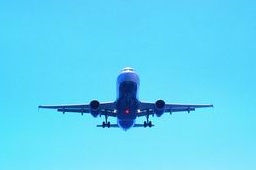
%> input picture university/digital-image-process/exp3/plane.JPG, 256 x 170 px
$ octave Q4.m   (GNU Octave 9; MATLAB toolbox functions it lacks are replaced by stand-ins)
%> lines starting %> are read from the running program, lines starting %| are printed output that depends on the picture; in (x1, y1, x2, y2) boxes, pixels count from 0 and x2, y2 are one past the last pixel; in counts of white or black regions, pixels touching at a corner belong together; the program's own positions count from 1
clear
close all
clc
%% 计算各区域边界点的傅里叶描绘子并用四分之一点重建边界

image=imread("plane.JPG");
%> image is the input picture: size 170x256x3 uint8; mean R, G, B 95.5, 211.9, 244.5
gray=rgb2gray(image);
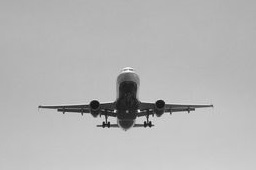
%> gray: size 170x256 uint8; min 14, max 245, mean 180.8
bw=imbinarize(gray);
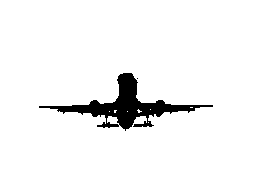
%> bw: size 170x256 logical; 94.5% white; 2 black regions (1 under 20 px), largest, box (x1, y1, x2, y2) and area: (39, 73, 213, 131) 2408

se=strel('square',3);
morph=imopen(bw,se);
%> morph: size 170x256 logical; 94.3% white; 1 black region, box (x1, y1, x2, y2) and area: (39, 73, 213, 131) 2465
morph=imclose(morph,se);
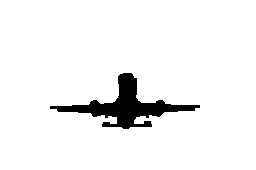
%> morph: size 170x256 logical; 94.5% white; 1 black region, box (x1, y1, x2, y2) and area: (50, 73, 200, 129) 2374

boundaries=bwboundaries(1-morph);
%> boundaries = 1 boundary; box (x1, y1, x2, y2) and points: (50, 73, 200, 129) 447
M=zeros(length(boundaries));
for k=1:length(boundaries)
    N=length(boundaries{k});
    if N/2~=round(N/2)
        boundaries{k}(end+1,:)=boundaries{k}(end,:);
        N=N+1;
    end
    M(k)=N*3/4;
end
%> this loop made 1 pass
%> N on pass 1: 448
%> after the loop, boundaries = 1 item

background=zeros(size(morph));
figure,imshow(background),title("（4）重建边界");
hold on;
for k=1:length(boundaries)
    z=boundaries{k}(:,2)+1i*boundaries{k}(:,1);
    Z=fft(z);
    [Y,I]=sort(abs(Z));
    for count=1:M(k)
        Z(I(count))=0;
    end
    zz=ifft(Z);
    plot(real(zz),imag(zz),'w');
end
%> this loop made 1 pass
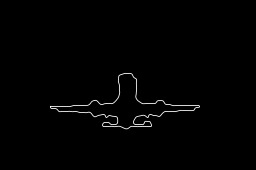
%> figure redrawn from the program's plot data; its title reads '（4）重建边界'
